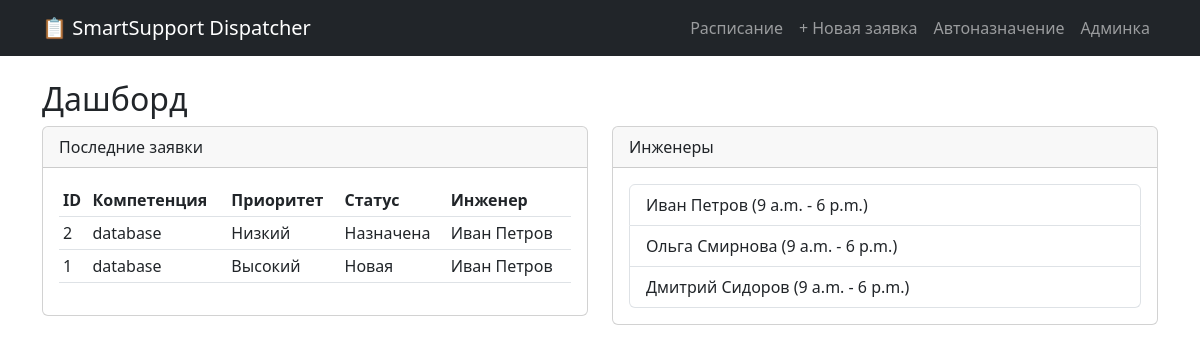
The page / on the database its author committed.
### tickets/models.py (models this page shows, shortened)
class Ticket(models.Model):
    PRIORITY_CHOICES = [
        ('low', 'Низкий'),
        ('medium', 'Средний'),
        ('high', 'Высокий'),
    ]
    STATUS_CHOICES = [
        ('new', 'Новая'),
        ('assigned', 'Назначена'),
        ('done', 'Выполнена'),
        ('violated', 'Просрочена'),
    ]
    required_competence = models.ForeignKey(Competence, on_delete=models.CASCADE)
    priority = models.CharField(max_length=10, choices=PRIORITY_CHOICES)
    created_at = models.DateTimeField(default=timezone.now)
    sla_deadline = models.DateTimeField()
    assigned_engineer = models.ForeignKey(Engineer, on_delete=models.SET_NULL, null=True, blank=True)
    start_time = models.DateTimeField(null=True, blank=True)
    end_time = models.DateTimeField(null=True, blank=True)
    status = models.CharField(max_length=10, choices=STATUS_CHOICES, default='new')

class Competence(models.Model):
    name = models.CharField(max_length=50, unique=True)

class Engineer(models.Model):
    name = models.CharField(max_length=100)
    work_start = models.TimeField(default='09:00:00')
    work_end = models.TimeField(default='18:00:00')

### tickets/views.py (the view)
# urls.py: path('', views.index, name='index'),
def index(request):
    tickets = Ticket.objects.all().order_by('-created_at')[:10]
    engineers = Engineer.objects.all()
    return render(request, 'tickets/index.html', {
        'tickets': tickets,
        'engineers': engineers
    })

### tickets/templates/tickets/index.html
{% extends 'tickets/base.html' %}
{% block content %}
<h2>Дашборд</h2>
<div class="row">
    <div class="col-md-6">
        <div class="card">
            <div class="card-header">Последние заявки</div>
            <div class="card-body">
                <table class="table table-sm">
                    <thead>
                        <tr><th>ID</th><th>Компетенция</th><th>Приоритет</th><th>Статус</th><th>Инженер</th></tr>
                    </thead>
                    <tbody>
                        {% for ticket in tickets %}
                        <tr class="{% if ticket.status == 'violated' %}violated{% endif %}">
                            <td>{{ ticket.id }}</td>
                            <td>{{ ticket.required_competence.name }}</td>
                            <td>{{ ticket.get_priority_display }}</td>
                            <td>{{ ticket.get_status_display }}</td>
                            <td>{{ ticket.assigned_engineer.name|default:"—" }}</td>
                        </tr>
                        {% endfor %}
                    </tbody>
                </table>
            </div>
        </div>
    </div>
    <div class="col-md-6">
        <div class="card">
            <div class="card-header">Инженеры</div>
            <div class="card-body">
                <ul class="list-group">
                    {% for eng in engineers %}
                    <li class="list-group-item">{{ eng.name }} ({{ eng.work_start }} - {{ eng.work_end }})</li>
                    {% endfor %}
                </ul>
            </div>
        </div>
    </div>
</div>
{% endblock %}

### tickets/templates/tickets/base.html (shortened to what this page needs)
<!DOCTYPE html>
<html lang="ru">
<head>
    <link href="https://cdn.jsdelivr.net/npm/bootstrap@5.3.0/dist/css/bootstrap.min.css" rel="stylesheet">
</head>
<body>
    <nav class="navbar navbar-expand-lg navbar-dark bg-dark">
        <div class="container">
            <a class="navbar-brand" href="{% url 'index' %}">📋 SmartSupport Dispatcher</a>
            <div class="navbar-nav">
                <a class="nav-link" href="{% url 'schedule' %}">Расписание</a>
                <a class="nav-link" href="{% url 'add_ticket' %}">+ Новая заявка</a>
                <a class="nav-link" href="{% url 'auto_assign_all' %}">Автоназначение</a>
                <a class="nav-link" href="/admin">Админка</a>
            </div>
        </div>
    </nav>
    <div class="container mt-4">
        {% block content %}
        {% endblock %}
    </div>
</body>
</html>

### rows shown on the page
Ticket: id "2", required_competence.name "database", priority "Низкий", status "Назначена", assigned_engineer.name "Иван Петров"
Ticket: id "1", required_competence.name "database", priority "Высокий", status "Новая", assigned_engineer.name "Иван Петров"
Engineer: name "Иван Петров", work_start "9 a.m.", work_end "6 p.m."
Engineer: name "Ольга Смирнова", work_start "9 a.m.", work_end "6 p.m."
Engineer: name "Дмитрий Сидоров", work_start "9 a.m.", work_end "6 p.m."
